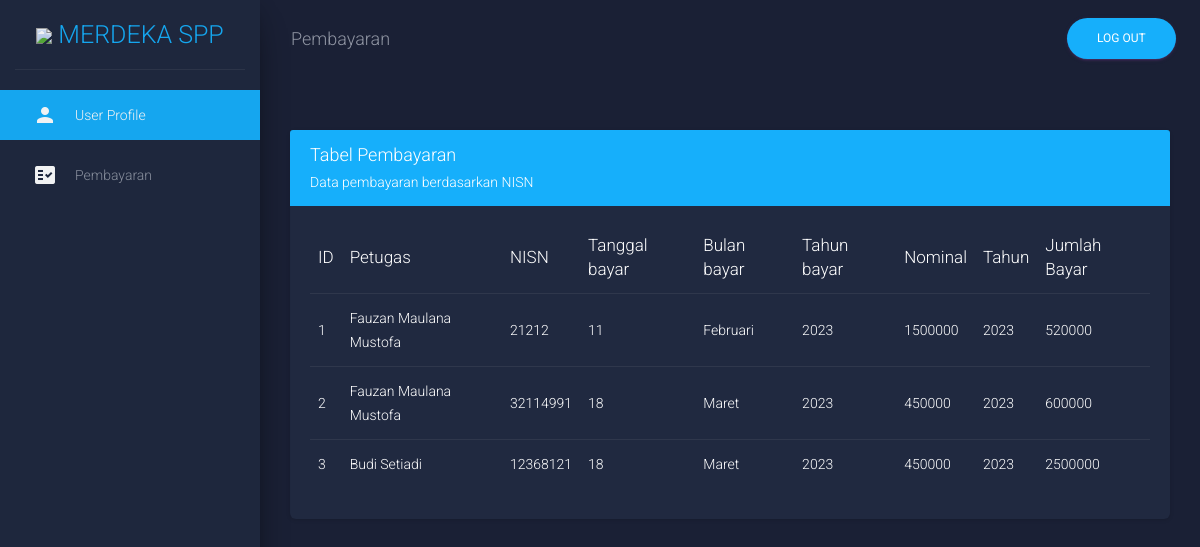
Page /website/siswa/pembayaran.php on the committed database.
### tables this page shows
CREATE TABLE `pembayaran` (
  `id_pembayaran` int(11) NOT NULL,
  `id_petugas` int(11) NOT NULL,
  `nisn` varchar(10) NOT NULL,
  `tgl_bayar` int(11) NOT NULL,
  `bulan_dibayar` varchar(8) NOT NULL,
  `tahun_bayar` int(4) NOT NULL,
  `id_spp` int(11) NOT NULL,
  `jumlah_bayar` int(11) NOT NULL
);

CREATE TABLE `petugas` (
  `id` int(11) NOT NULL,
  `nama_petugas` varchar(25) NOT NULL,
  `username` varchar(35) NOT NULL,
  `password` varchar(35) NOT NULL,
  `level1` enum('admin','petugas') NOT NULL
);

CREATE TABLE `spp` (
  `id_spp` int(11) NOT NULL,
  `tahun` int(11) NOT NULL,
  `nominal` int(11) NOT NULL
);

### website/siswa/pembayaran.php (the view, shortened to what this page needs)
<!DOCTYPE html>
<html lang="en">
<head>
  <link rel="stylesheet" href="https://maxcdn.bootstrapcdn.com/font-awesome/latest/css/font-awesome.min.css">
  <link href="../assets/css/material-dashboards.css?v=2.1.0" rel="stylesheet" />
  <link href="../assets/demo/demo.css" rel="stylesheet" />
</head>
<body class="dark-edition">
  <div class="wrapper ">
    <div class="sidebar" data-color="purple" data-background-color="black">
      <?php
      include('logo.php');
      ?>
      <div class="sidebar-wrapper">
        <?php include('sidebar.php') ?>
      </div>
    </div>
    <div class="main-panel">
      <nav class="navbar navbar-expand-lg navbar-transparent navbar-absolute fixed-top " id="navigation-example">
        <div class="container-fluid">
          <div class="navbar-wrapper">
            <a class="navbar-brand" href="javascript:void(0)">Pembayaran</a>
          </div>
          <div class="collapse navbar-collapse justify-content-end">
            <ul class="navbar-nav">
              <li class="">
                <a class="nav-link" href="../../login/loginsiswa.php">
                  <button style="background-color: #16affb;" class="btn btn-primary btn-round">Log Out</button>
                </a>
              </li>
            </ul>
          </div>
        </div>
      </nav>
      <div class="content">
        <div class="container-fluid">
          <div class="row">
            <div class="col-md-12">
            <div class="card">
            <div style="background-color: #16affb;" class="card-header">
                  <h4 class="card-title text-white">Tabel Pembayaran</h4>
                  <p class="card-category text-white"> Data pembayaran berdasarkan NISN</p>
                </div>
                <div class="card-body">
                  <div class="table-responsive">
                    <table class="table">
                      <thead class=" text-primary">
                        <th>
                          ID
                        </th>
                        <th>
                          Petugas
                        </th>
                        <th>
                          NISN
                        </th>
                        <th>
                          Tanggal bayar
                        </th>
                        <th>
                          Bulan bayar
                        </th>
                        <th>
                          Tahun bayar
                        </th>
                        <th>
                          Nominal
                        </th>
                        <th>
                          Tahun
                        </th>
                        <th>
                          Jumlah Bayar
                        </th>
                      </thead>
                      <tbody>
                        <?php
                        include 'koneksi.php';
                        $no = 1;
                        $data = mysqli_query($koneksi, "select * from pembayaran as a LEFT JOIN spp as b ON a.id_spp = b.id_spp LEFT JOIN petugas as c on a.id_petugas = c.id");
                        while ($d = mysqli_fetch_array($data)) {
                        ?>
                          <tr>
                            <td><?php echo $no++ ?></td>
                            <td><?php echo $d['nama_petugas']; ?></td>
                            <td><?php echo $d['nisn']; ?></td>
                            <td><?php echo $d['tgl_bayar']; ?></td>
                            <td><?php echo $d['bulan_dibayar']; ?></td>
                            <td><?php echo $d['tahun_bayar']; ?></td>
                            <td><?php echo $d['nominal']; ?></td>
                            <td><?php echo $d['tahun']; ?></td>
                            <td><?php echo $d['jumlah_bayar']; ?></td>
                          </tr>
                        <?php
                        }
                        ?>
                      </tbody>
                    </table>
                  </div>
                </div>
              </div>
            </div>
          </div>
        </div>
      </div>
    </div>
  </div>
</body>
</html>

### rows in the picture
pembayaran: id_petugas.nama_petugas "Fauzan Maulana Mustofa", nisn "21212", tgl_bayar "11", bulan_dibayar "Februari", tahun_bayar "2023", id_spp.nominal "1500000", id_spp.tahun "2023", jumlah_bayar "520000"
pembayaran: id_petugas.nama_petugas "Fauzan Maulana Mustofa", nisn "32114991", tgl_bayar "18", bulan_dibayar "Maret", tahun_bayar "2023", id_spp.nominal "450000", id_spp.tahun "2023", jumlah_bayar "600000"
pembayaran: id_petugas.nama_petugas "Budi Setiadi", nisn "12368121", tgl_bayar "18", bulan_dibayar "Maret", tahun_bayar "2023", id_spp.nominal "450000", id_spp.tahun "2023", jumlah_bayar "2500000"
